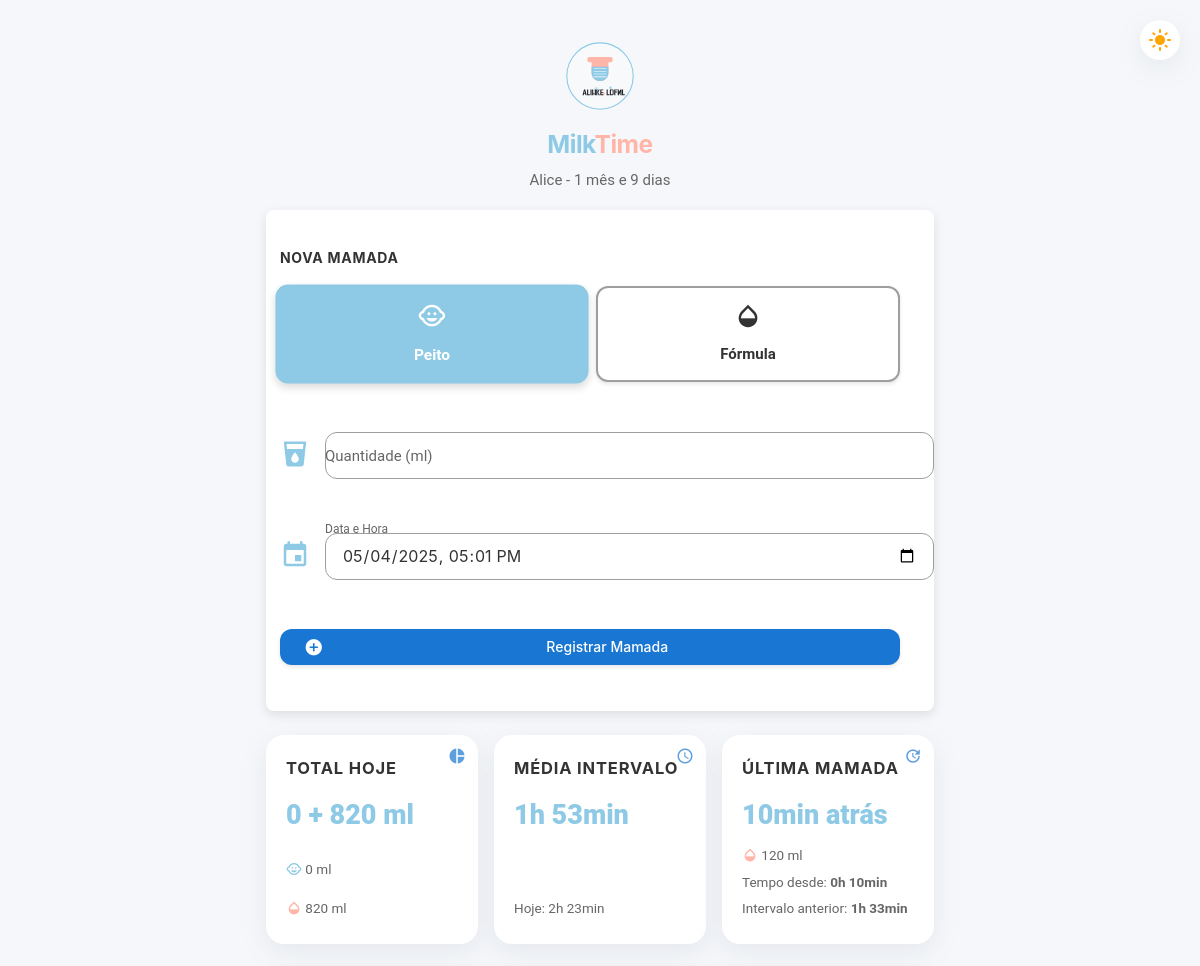
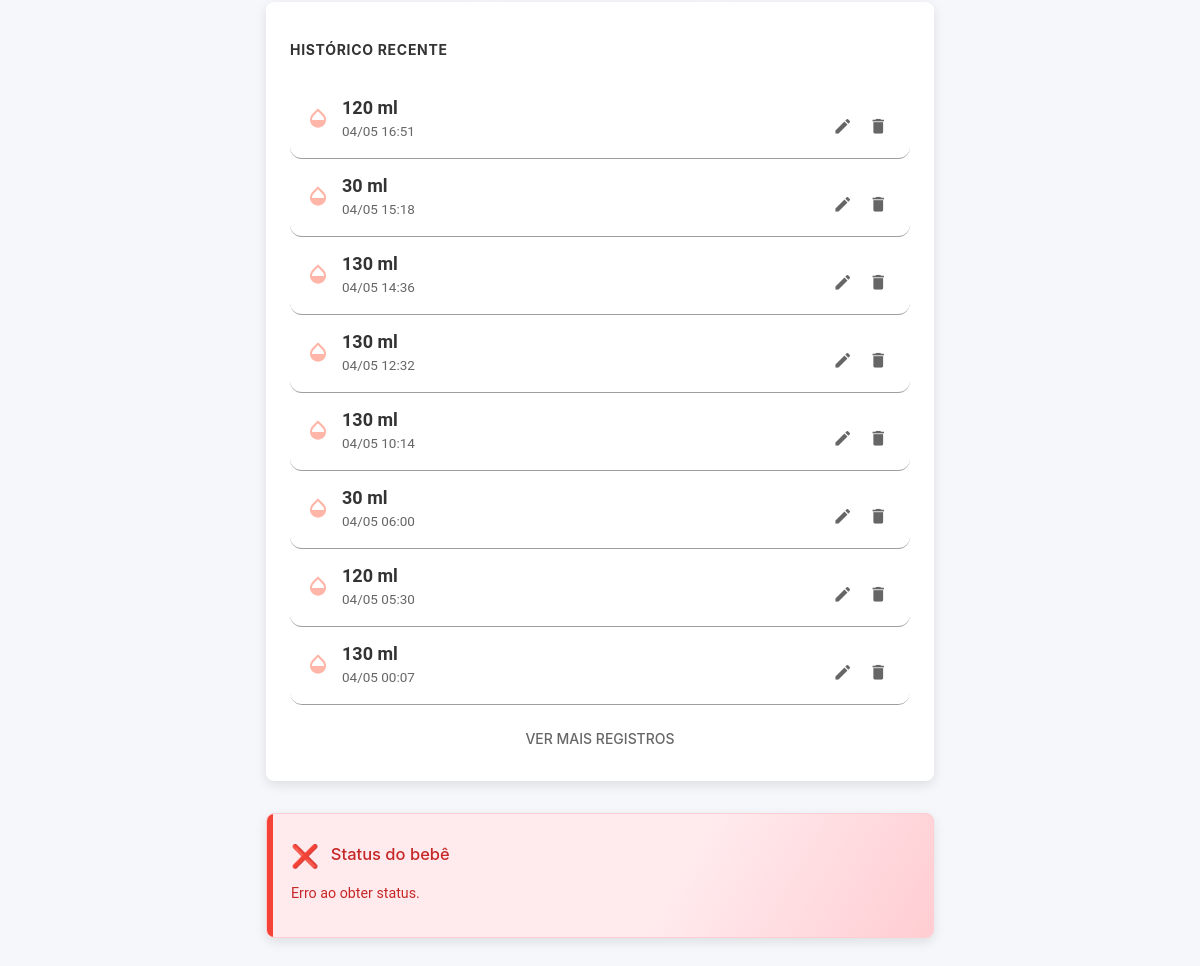
The page / on the database its author committed (2 pictures, top to bottom).
### tables this page shows
CREATE TABLE mamadas (
        id INTEGER PRIMARY KEY AUTOINCREMENT,
        tipo TEXT NOT NULL,
        quantidade INTEGER NOT NULL,
        data_hora DATETIME NOT NULL
    );

### index.php (the view, shortened to what this page needs)
<?php
$db = new PDO('sqlite:' . __DIR__ . '/mamadas.db');
$db->setAttribute(PDO::ATTR_ERRMODE, PDO::ERRMODE_EXCEPTION);
$db->exec('CREATE TABLE IF NOT EXISTS mamadas (
    id INTEGER PRIMARY KEY AUTOINCREMENT,
    tipo TEXT NOT NULL,
    quantidade INTEGER NOT NULL,
    data_hora DATETIME NOT NULL
)');
$hoje = date('Y-m-d');
$inicio_dia = $hoje . ' 00:01:00';
$stmt = $db->prepare('SELECT * FROM mamadas WHERE data_hora >= ? ORDER BY data_hora DESC LIMIT 8');
$stmt->execute([$inicio_dia]);
$mamadas = $stmt->fetchAll(PDO::FETCH_ASSOC);
$hoje = date('Y-m-d');
$inicio_dia = $hoje . ' 00:01:00';
$agora = date('Y-m-d H:i:s');
$stmt = $db->prepare('SELECT tipo, SUM(quantidade) as total FROM mamadas WHERE data_hora >= ? AND data_hora <= ? GROUP BY tipo');
$stmt->execute([$inicio_dia, $agora]);
$totais = $stmt->fetchAll(PDO::FETCH_KEY_PAIR);
$stmt = $db->prepare('SELECT data_hora FROM mamadas WHERE date(data_hora) = ? ORDER BY data_hora DESC');
$stmt->execute([$hoje]);
$datas_dia = $stmt->fetchAll(PDO::FETCH_COLUMN);
$intervalos_dia = [];
for ($i = 1; $i < count($datas_dia); $i++) {
    $d1 = strtotime($datas_dia[$i-1]);
    $d2 = strtotime($datas_dia[$i]);
    $intervalos_dia[] = abs($d1 - $d2);
}
$media_dia = count($intervalos_dia) ? array_sum($intervalos_dia)/count($intervalos_dia) : 0;
$stmt = $db->prepare('SELECT data_hora FROM mamadas WHERE data_hora >= datetime("now", "-1 day") ORDER BY data_hora DESC');
$stmt->execute();
$datas_24h = $stmt->fetchAll(PDO::FETCH_COLUMN);
$intervalos_24h = [];
for ($i = 1; $i < count($datas_24h); $i++) {
    $d1 = strtotime($datas_24h[$i-1]);
    $d2 = strtotime($datas_24h[$i]);
    $intervalos_24h[] = abs($d1 - $d2);
}
$media_24h = count($intervalos_24h) ? array_sum($intervalos_24h)/count($intervalos_24h) : 0;
function tempo_humano($segundos) {
    $min = floor($segundos/60);
    if ($min < 60) return $min . 'min';
    $h = floor($min/60);
    $min = $min % 60;
    return $h . 'h ' . $min . 'min';
}
$dt_nascimento = '2025-03-25';
$hoje_data = new DateTime(date('Y-m-d'));
$nasc_data = new DateTime($dt_nascimento);
$diff = $nasc_data->diff($hoje_data);
$idade_str = $diff->m > 0 ? ( ($diff->m == 1 ? '1 mês' : $diff->m . ' meses') . ' e ' . $diff->d . ' dias' ) : ($diff->d . ' dias');
$idade_str = $diff->m > 0 ? $idade_str : ($diff->d == 1 ? '1 dia' : $diff->d . ' dias');
?>
<!DOCTYPE html>
<html lang="pt">
<head>
    <link href="https://cdnjs.cloudflare.com/ajax/libs/materialize/1.0.0/css/materialize.min.css" rel="stylesheet">
    <link rel="stylesheet" href="style.css">
    <link rel="stylesheet" href="style-extra.css">
</head>
<body>
    <div class="theme-toggle" id="theme-toggle">
        <i class="material-icons">light_mode</i>
    </div>
    <div class="container">
        <div class="center-align" style="margin-top:24px;margin-bottom:18px;">
            <img src="logo.svg" alt="MilkTime Logo" style="height:72px;">
            <h5 style="margin-top:12px;font-family:var(--font-primary);font-weight:700;">
                <span style="color:var(--primary);">Milk</span><span style="color:var(--secondary);">Time</span>
            </h5>
            <p style="margin-top:4px;color:var(--text-secondary);">
                Alice - <?php echo $idade_str; ?>
            </p>
        </div>
        <div class="card-panel">
            <h5 class="card-title" style="font-family:var(--font-primary);font-weight:700;margin-bottom:20px;color:var(--text-primary);">Nova Mamada</h5>
            <form method="POST" autocomplete="off">
                <div class="form-row">
                    <div style="display:flex;gap:12px;width:100%;margin-bottom:20px;">
                        <div class="tipo-btn peito" id="btn-peito" onclick="selecionarTipo('peito')">
                            <i class="material-icons">child_care</i>
                            <span>Peito</span>
                        </div>
                        <div class="tipo-btn formula" id="btn-formula" onclick="selecionarTipo('formula')">
                            <i class="material-icons">opacity</i>
                            <span>Fórmula</span>
                        </div>
                    </div>
                    <div class="input-field" style="width:100%;margin-bottom:16px;">
                        <i class="material-icons prefix">local_drink</i>
                        <input type="number" name="quantidade" id="quantidade" min="1" required autofocus>
                        <label for="quantidade">Quantidade (ml)</label>
                    </div>
                    <div class="input-field" style="width:100%;margin-bottom:16px;">
                        <i class="material-icons prefix">event</i>
                        <input type="datetime-local" name="data_hora" id="data_hora" value="<?php echo date('Y-m-d\TH:i'); ?>" required>
                        <label for="data_hora" class="active">Data e Hora</label>
                    </div>
                    <button type="submit" class="btn subtle-hover" style="width:100%;margin-top:10px;">
                        <i class="material-icons left">add_circle</i>Registrar Mamada
                    </button>
                </div>
            </form>
        </div>
        <div class="resumo-grid">
            <div class="resumo-card">
                <i class="material-icons card-icon">pie_chart</i>
                <div class="card-title">Total Hoje</div>
                <div class="animated-value card-value">
                    <?php
                        echo isset($totais['peito']) ? $totais['peito'] : '0';
                        echo ' + ';
                        echo isset($totais['formula']) ? $totais['formula'] : '0';
                        echo ' ml';
                    ?>
                </div>
                <div class="card-subtitle">
                    <i class="material-icons" style="font-size:16px;vertical-align:text-bottom;color:var(--primary);">child_care</i>
                    <?php echo isset($totais['peito']) ? $totais['peito'] . ' ml' : '0 ml'; ?>
                </div>
                <div class="card-subtitle">
                    <i class="material-icons" style="font-size:16px;vertical-align:text-bottom;color:var(--secondary);">opacity</i>
                    <?php echo isset($totais['formula']) ? $totais['formula'] . ' ml' : '0 ml'; ?>
                </div>
            </div>
            <div class="resumo-card">
                <i class="material-icons card-icon">schedule</i>
                <div class="card-title">Média Intervalo</div>
                <div class="animated-value card-value">
                    <?php echo tempo_humano($media_24h); ?>
                </div>
                <div class="card-subtitle">
                    Hoje: <?php echo tempo_humano($media_dia); ?>
                </div>
            </div>
            <div class="resumo-card">
                <i class="material-icons card-icon">update</i>
                <div class="card-title">Última Mamada</div>
                <div class="animated-value card-value">
                    <?php
                        if (count($mamadas) > 0) {
                            $ultima = strtotime($mamadas[0]['data_hora']);
                            $agora = time();
                            $diff = $agora - $ultima;
                            echo tempo_humano($diff) . ' atrás';
                        } else {
                            echo "Nenhuma";
                        }
                    ?>
                </div>
                <div class="card-subtitle">
                    <?php
                        if (count($mamadas) > 0) {
                            echo $mamadas[0]['tipo'] === 'peito' ?
                                '<i class="material-icons" style="font-size:16px;vertical-align:text-bottom;color:var(--primary);">child_care</i>' :
                                '<i class="material-icons" style="font-size:16px;vertical-align:text-bottom;color:var(--secondary);">opacity</i>';
                            echo ' ' . $mamadas[0]['quantidade'] . ' ml';
                            $ultima = strtotime($mamadas[0]['data_hora']);
                            $agora = time();
                            $diff = $agora - $ultima;
                            $horas = floor($diff / 3600);
                            $minutos = floor(($diff % 3600) / 60);
                            echo '<div style="margin-top:6px;">Tempo desde: <b>' . $horas . 'h ' . $minutos . 'min</b></div>';
                            if (count($mamadas) > 1) {
                                $ultima = strtotime($mamadas[0]['data_hora']);
                                $penultima = strtotime($mamadas[1]['data_hora']);
                                $diff_entre_mamadas = $ultima - $penultima;
                                $horas_entre = floor($diff_entre_mamadas / 3600);
                                $minutos_entre = floor(($diff_entre_mamadas % 3600) / 60);
                                echo '<div style="margin-top:4px;">Intervalo anterior: <b>' . $horas_entre . 'h ' . $minutos_entre . 'min</b></div>';
                            }
                        }
                    ?>
                </div>
            </div>
        </div>
        <div class="card-panel">
            <h5 class="card-title" style="font-family:var(--font-primary);font-weight:700;margin-bottom:16px;color:var(--text-primary);">Histórico Recente</h5>
            <ul class="collection" style="border:none;">
                <?php foreach ($mamadas as $index => $m): ?>
                    <li class="collection-item <?php echo $index >= 5 ? 'hidden-mamada' : ''; ?>" style="<?php echo $index >= 5 ? 'display:none;' : ''; ?>">
                        <div class="info-principal">
                            <div class="tipo-icon">
                                <?php if ($m['tipo'] === 'peito'): ?>
                                    <i class="material-icons" style="color:var(--primary);">child_care</i>
                                <?php else: ?>
                                    <i class="material-icons" style="color:var(--secondary);">opacity</i>
                                <?php endif; ?>
                            </div>
                            <div>
                                <span class="quantidade"><?php echo $m['quantidade']; ?> ml</span>
                                <div class="info-secundaria">
                                    <?php
                                        $data = new DateTime($m['data_hora']);
                                        echo $data->format('d/m H:i');
                                    ?>
                                </div>
                            </div>
                        </div>
                        <div>
                            <a href="#modal-edit-<?php echo $m['id']; ?>" class="modal-trigger btn-flat" style="padding:6px;"><i class="material-icons" style="color:var(--text-secondary);">edit</i></a>
                            <form method="POST" style="display:inline;">
                                <button type="submit" class="btn-flat" style="padding:6px;" onclick="return confirm('Tem certeza que deseja excluir?')">
                                    <i class="material-icons" style="color:var(--text-secondary);">delete</i>
                                </button>
                            </form>
                        </div>
                    </li>
                <?php endforeach; ?>
            </ul>
            <?php if (count($mamadas) > 5): ?>
            <button id="mostrar-mais-mamadas" class="btn-flat blue-text" style="margin-top:16px;display:block;width:100%;text-align:center;">
                Ver mais registros
            </button>
            <?php endif; ?>
        </div>
        <div id="painel-status-bebe">
            <span class="status-icone" id="status-icone">🔄</span>
            <span class="status-titulo">Status do bebê</span><br>
            <span class="status-info" id="status-txt">Carregando...</span>
        </div>
    </div>
</body>
</html>

### style.css (style rules this page uses)
:root { --primary: #8ECAE6; --secondary: #FFB5A7; --accent: #FB6F92; --bg-primary: #FFE4E1; --bg-secondary: #FFF0F5; --neutral-light: #FFF5EE; --neutral-medium: #F8EDEB; --text-primary: #333333; --text-secondary: #666666; --font-primary: 'Montserrat', -apple-system, BlinkMacSystemFont, 'Segoe UI', Roboto, Helvetica, Arial, sans-serif; --font-secondary: -apple-system, BlinkMacSystemFont, 'Segoe UI', Roboto, Helvetica, Arial, sans-serif; --card-shadow: 0 8px 24px rgba(149, 157, 165, 0.15); --transition-default: all 0.3s ease; --border-radius-sm: 12px; --border-radius-md: 18px; --border-radius-lg: 24px; }
body { background: var(--neutral-light); color: var(--text-primary); font-family: var(--font-secondary); transition: var(--transition-default); margin: 0; padding: 0; min-height: 100vh; }
h1, h2, h3, h4, h5, h6 { font-family: var(--font-primary); font-weight: 700; letter-spacing: -0.02em; }
.container { max-width: 768px; margin-top: 20px; padding-bottom: 40px; }
.card-panel { background-color: white; border-radius: var(--border-radius-lg); box-shadow: var(--card-shadow); transition: var(--transition-default); border: none; overflow: hidden; margin-bottom: 24px; padding: 24px; }
.collection { border: none; border-radius: var(--border-radius-md); overflow: hidden; }
.collection-item { font-size: 1.05em; border-radius: var(--border-radius-sm); margin-bottom: 12px; transition: var(--transition-default); display: flex; justify-content: space-between; align-items: center; padding: 16px; background-color: #fafafa; }
.btn, button { background-color: var(--accent) !important; color: white !important; border: none; border-radius: var(--border-radius-sm); font-weight: 600; text-transform: none; letter-spacing: 0; box-shadow: 0 4px 12px rgba(251, 111, 146, 0.25); transition: var(--transition-default); padding: 0 24px; }
.btn-flat { background-color: transparent !important; color: var(--text-secondary) !important; box-shadow: none !important; }
input, select, textarea { border-radius: var(--border-radius-sm) !important; font-family: var(--font-secondary) !important; transition: var(--transition-default); }
.tipo-btn { border-radius: var(--border-radius-md); padding: 16px; text-align: center; flex: 1; cursor: pointer; transition: var(--transition-default); display: flex; flex-direction: column; align-items: center; gap: 8px; border: 2px solid #f0f0f0; }
.tipo-btn.peito { color: var(--primary); }
.tipo-btn.formula { color: var(--secondary); }
.tipo-btn.active { transform: scale(1.03); border-color: currentColor; background-color: rgba(142, 202, 230, 0.1); }
.tipo-btn i { font-size: 28px; margin-bottom: 4px; }
.tipo-btn span { font-weight: 600; }
.resumo-grid { display: grid; grid-template-columns: repeat(auto-fit, minmax(200px, 1fr)); gap: 16px; margin: 24px 0; }
.resumo-card { background: white; border-radius: var(--border-radius-md); padding: 20px; box-shadow: var(--card-shadow); transition: var(--transition-default); display: flex; flex-direction: column; }
.card-icon { color: var(--accent); font-size: 28px; margin-bottom: 12px; }
.card-title { font-weight: 700; font-size: 14px; color: var(--text-secondary); text-transform: uppercase; letter-spacing: 0.05em; margin-bottom: 8px; }
.card-value { font-size: 24px; font-weight: 700; margin-bottom: 12px; color: var(--text-primary); }
.card-subtitle { font-size: 14px; color: var(--text-secondary); margin-top: auto; margin-bottom: 4px; }
.subtle-hover { transition: all 0.3s ease; }
.theme-toggle { position: fixed; top: 20px; right: 20px; z-index: 1000; cursor: pointer; padding: 12px; border-radius: 50%; background-color: white; box-shadow: 0 2px 10px rgba(0,0,0,0.1); transition: var(--transition-default); color: #FFA500; display: flex; align-items: center; justify-content: center; }
.info-principal { display: flex; align-items: center; gap: 12px; }
.tipo-icon i { font-size: 24px; }
.quantidade { font-weight: 700; font-size: 18px; display: block; }
.info-secundaria { font-size: 14px; color: var(--text-secondary); }

### rows shown on the page
mamadas: quantidade "120", tipo "formula" (drawn), data_hora "04/05 16:51"
mamadas: tipo "formula" (drawn), quantidade "30", data_hora "04/05 15:18"
mamadas: tipo "formula" (drawn), quantidade "130", data_hora "04/05 14:36"
mamadas: tipo "formula" (drawn), quantidade "130", data_hora "04/05 12:32"
mamadas: tipo "formula" (drawn), quantidade "130", data_hora "04/05 10:14"
mamadas: tipo "formula" (drawn), quantidade "30", data_hora "04/05 06:00"
mamadas: tipo "formula" (drawn), quantidade "120", data_hora "04/05 05:30"
mamadas: tipo "formula" (drawn), quantidade "130", data_hora "04/05 00:07"

### other values the page prints
$totais['formula'] "820"
tempo_humano($media_24h) "1h 53min"
tempo_humano($media_dia) "2h 23min"
$horas_entre "1"
$minutos_entre "33"
